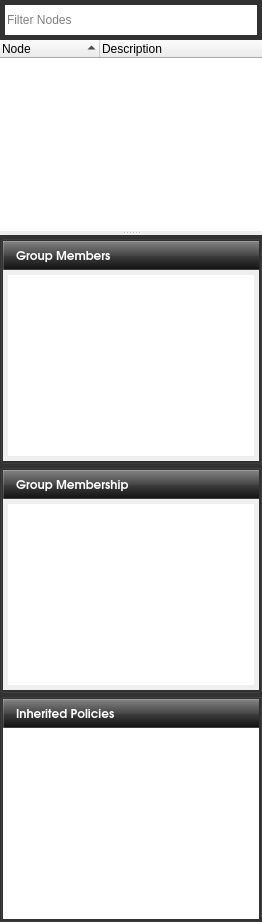
        <widget class="QStackedWidget" name="stackScreens">
         <property name="currentIndex">
          <number>0</number>
         </property>
         <widget class="QWidget" name="pageDomain">
          <layout class="QGridLayout" name="gridLayout_4">
           <property name="margin">
            <number>0</number>
           </property>
           <property name="spacing">
            <number>0</number>
           </property>
           <item row="1" column="0">
            <widget class="QSplitter" name="splitter_2">
             <property name="sizePolicy">
              <sizepolicy hsizetype="Preferred" vsizetype="Preferred">
               <horstretch>0</horstretch>
               <verstretch>0</verstretch>
              </sizepolicy>
             </property>
             <property name="orientation">
              <enum>Qt::Vertical</enum>
             </property>
             <property name="opaqueResize">
              <bool>false</bool>
             </property>
             <widget class="QWidget" name="widgetNodes" native="true">
              <property name="sizePolicy">
               <sizepolicy hsizetype="Preferred" vsizetype="Preferred">
                <horstretch>0</horstretch>
                <verstretch>0</verstretch>
               </sizepolicy>
              </property>
              <property name="minimumSize">
               <size>
                <width>0</width>
                <height>0</height>
               </size>
              </property>
              <property name="styleSheet">
               <string notr="true">#widgetNodes{background-color: rgb(50, 50, 50);}</string>
              </property>
              <layout class="QGridLayout" name="gridLayout_21">
               <property name="margin">
                <number>0</number>
               </property>
               <property name="spacing">
                <number>0</number>
               </property>
               <item row="1" column="0">
                <widget class="QTreeWidget" name="treeComputers">
                 <property name="sizePolicy">
                  <sizepolicy hsizetype="Expanding" vsizetype="Expanding">
                   <horstretch>0</horstretch>
                   <verstretch>2</verstretch>
                  </sizepolicy>
                 </property>
                 <property name="minimumSize">
                  <size>
                   <width>200</width>
                   <height>0</height>
                  </size>
                 </property>
                 <property name="font">
                  <font>
                   <pointsize>8</pointsize>
                  </font>
                 </property>
                 <property name="frameShape">
                  <enum>QFrame::NoFrame</enum>
                 </property>
                 <property name="alternatingRowColors">
                  <bool>false</bool>
                 </property>
                 <property name="selectionMode">
                  <enum>QAbstractItemView::ExtendedSelection</enum>
                 </property>
                 <property name="iconSize">
                  <size>
                   <width>15</width>
                   <height>15</height>
                  </size>
                 </property>
                 <property name="verticalScrollMode">
                  <enum>QAbstractItemView::ScrollPerPixel</enum>
                 </property>
                 <property name="horizontalScrollMode">
                  <enum>QAbstractItemView::ScrollPerPixel</enum>
                 </property>
                 <property name="autoExpandDelay">
                  <number>0</number>
                 </property>
                 <property name="uniformRowHeights">
                  <bool>true</bool>
                 </property>
                 <property name="sortingEnabled">
                  <bool>true</bool>
                 </property>
                 <property name="animated">
                  <bool>false</bool>
                 </property>
                 <property name="allColumnsShowFocus">
                  <bool>true</bool>
                 </property>
                 <property name="wordWrap">
                  <bool>true</bool>
                 </property>
                 <property name="headerHidden">
                  <bool>false</bool>
                 </property>
                 <property name="expandsOnDoubleClick">
                  <bool>true</bool>
                 </property>
                 <attribute name="headerVisible">
                  <bool>true</bool>
                 </attribute>
                 <attribute name="headerCascadingSectionResizes">
                  <bool>true</bool>
                 </attribute>
                 <attribute name="headerHighlightSections">
                  <bool>true</bool>
                 </attribute>
                 <attribute name="headerMinimumSectionSize">
                  <number>50</number>
                 </attribute>
                 <column>
                  <property name="text">
                   <string>Node</string>
                  </property>
                 </column>
                 <column>
                  <property name="text">
                   <string>Description</string>
                  </property>
                 </column>
                </widget>
               </item>
               <item row="0" column="0">
                <widget class="QLineEdit" name="lineFilterNodes">
                 <property name="minimumSize">
                  <size>
                   <width>0</width>
                   <height>40</height>
                  </size>
                 </property>
                 <property name="styleSheet">
                  <string notr="true">margin: 5px;</string>
                 </property>
                 <property name="frame">
                  <bool>false</bool>
                 </property>
                 <property name="placeholderText">
                  <string>Filter Nodes</string>
                 </property>
                </widget>
               </item>
              </layout>
             </widget>
             <widget class="QWidget" name="widgetDetails" native="true">
              <property name="sizePolicy">
               <sizepolicy hsizetype="Preferred" vsizetype="Preferred">
                <horstretch>0</horstretch>
                <verstretch>0</verstretch>
               </sizepolicy>
              </property>
              <property name="styleSheet">
               <string notr="true">#widgetDetails{background-color: rgb(50, 50, 50);}</string>
              </property>
              <layout class="QGridLayout" name="gridLayout_20">
               <property name="margin">
                <number>0</number>
               </property>
               <property name="spacing">
                <number>0</number>
               </property>
               <item row="2" column="0">
                <widget class="QGroupBox" name="groupInherited">
                 <property name="enabled">
                  <bool>true</bool>
                 </property>
                 <property name="sizePolicy">
                  <sizepolicy hsizetype="Preferred" vsizetype="Preferred">
                   <horstretch>0</horstretch>
                   <verstretch>0</verstretch>
                  </sizepolicy>
                 </property>
                 <property name="autoFillBackground">
                  <bool>false</bool>
                 </property>
                 <property name="title">
                  <string/>
                 </property>
                 <property name="flat">
                  <bool>true</bool>
                 </property>
                 <property name="checkable">
                  <bool>false</bool>
                 </property>
                 <layout class="QGridLayout" name="gridLayout_8">
                  <property name="margin">
                   <number>0</number>
                  </property>
                  <property name="spacing">
                   <number>0</number>
                  </property>
                  <item row="0" column="0">
                   <widget class="QLabel" name="label_14">
                    <property name="sizePolicy">
                     <sizepolicy hsizetype="Fixed" vsizetype="Preferred">
                      <horstretch>0</horstretch>
                      <verstretch>0</verstretch>
                     </sizepolicy>
                    </property>
                    <property name="styleSheet">
                     <string notr="true">background-color: qlineargradient(spread:pad, x1:0.5, y1:0, x2:0.5, y2:1, stop:0 rgba(132, 132, 132, 255), stop:0.501481 rgba(70, 70, 70, 255), stop:0.503057 rgba(62, 62, 62, 255), stop:1 rgba(16, 16, 16, 255));
color:rgb(255,255,255);
/*qlineargradient(spread:pad, x1:0.5, y1:1, x2:0.5, y2:0, stop:0 rgba(183, 100, 124, 255), stop:0.0212465 rgba(91, 33, 50, 255), stop:0.521739 rgba(152, 86, 105, 255), stop:0.527174 rgba(155, 98, 115, 255), stop:0.983696 rgba(184, 141, 153, 255), stop:1 rgba(220, 173, 186, 255));*/
/*background-color: qlineargradient(spread:pad, x1:1, y1:1, x2:0, y2:0, stop:0 rgba(219, 219, 219, 100), stop:1 rgba(255, 255, 255, 100));*/
border-top: 1px solid rgba(255,255,255,50);
border-right: 0px solid rgba(255,255,255,50);
border-bottom: 1px solid rgba(255,255,255,50);
border-left: 1px solid rgba(255,255,255,50);
padding-left: 5px;</string>
                    </property>
                    <property name="text">
                     <string/>
                    </property>
                    <property name="pixmap">
                     <pixmap resource="data.qrc">:/icons/computer16.png</pixmap>
                    </property>
                    <property name="scaledContents">
                     <bool>false</bool>
                    </property>
                    <property name="margin">
                     <number>0</number>
                    </property>
                    <property name="indent">
                     <number>0</number>
                    </property>
                   </widget>
                  </item>
                  <item row="0" column="1">
                   <widget class="QLabel" name="label_8">
                    <property name="sizePolicy">
                     <sizepolicy hsizetype="Preferred" vsizetype="Preferred">
                      <horstretch>0</horstretch>
                      <verstretch>0</verstretch>
                     </sizepolicy>
                    </property>
                    <property name="minimumSize">
                     <size>
                      <width>0</width>
                      <height>29</height>
                     </size>
                    </property>
                    <property name="maximumSize">
                     <size>
                      <width>16777215</width>
                      <height>29</height>
                     </size>
                    </property>
                    <property name="font">
                     <font>
                      <family>URW Gothic L</family>
                      <pointsize>9</pointsize>
                      <weight>75</weight>
                      <bold>true</bold>
                      <underline>false</underline>
                     </font>
                    </property>
                    <property name="styleSheet">
                     <string notr="true">background-color: qlineargradient(spread:pad, x1:0.5, y1:0, x2:0.5, y2:1, stop:0 rgba(132, 132, 132, 255), stop:0.501481 rgba(70, 70, 70, 255), stop:0.503057 rgba(62, 62, 62, 255), stop:1 rgba(16, 16, 16, 255));
color:rgb(255,255,255);
/*qlineargradient(spread:pad, x1:0.5, y1:1, x2:0.5, y2:0, stop:0 rgba(183, 100, 124, 255), stop:0.0212465 rgba(91, 33, 50, 255), stop:0.521739 rgba(152, 86, 105, 255), stop:0.527174 rgba(155, 98, 115, 255), stop:0.983696 rgba(184, 141, 153, 255), stop:1 rgba(220, 173, 186, 255));*/
/*background-color: qlineargradient(spread:pad, x1:1, y1:1, x2:0, y2:0, stop:0 rgba(219, 219, 219, 100), stop:1 rgba(255, 255, 255, 100));*/
border-top: 1px solid rgba(255,255,255,50);
border-right: 0px solid rgba(255,255,255,50);
border-bottom: 1px solid rgba(255,255,255,50);
border-left: 0px solid rgba(255,255,255,50);</string>
                    </property>
                    <property name="text">
                     <string>Inherited Policies</string>
                    </property>
                    <property name="margin">
                     <number>5</number>
                    </property>
                    <property name="indent">
                     <number>0</number>
                    </property>
                   </widget>
                  </item>
                  <item row="1" column="0" colspan="2">
                   <widget class="QTreeWidget" name="treeApplied">
                    <property name="sizePolicy">
                     <sizepolicy hsizetype="Expanding" vsizetype="Expanding">
                      <horstretch>0</horstretch>
                      <verstretch>2</verstretch>
                     </sizepolicy>
                    </property>
                    <property name="minimumSize">
                     <size>
                      <width>200</width>
                      <height>0</height>
                     </size>
                    </property>
                    <property name="font">
                     <font>
                      <pointsize>8</pointsize>
                     </font>
                    </property>
                    <property name="frameShape">
                     <enum>QFrame::NoFrame</enum>
                    </property>
                    <property name="alternatingRowColors">
                     <bool>false</bool>
                    </property>
                    <property name="selectionMode">
                     <enum>QAbstractItemView::ExtendedSelection</enum>
                    </property>
                    <property name="iconSize">
                     <size>
                      <width>15</width>
                      <height>15</height>
                     </size>
                    </property>
                    <property name="verticalScrollMode">
                     <enum>QAbstractItemView::ScrollPerPixel</enum>
                    </property>
                    <property name="horizontalScrollMode">
                     <enum>QAbstractItemView::ScrollPerPixel</enum>
                    </property>
                    <property name="autoExpandDelay">
                     <number>0</number>
                    </property>
                    <property name="uniformRowHeights">
                     <bool>true</bool>
                    </property>
                    <property name="sortingEnabled">
                     <bool>true</bool>
                    </property>
                    <property name="animated">
                     <bool>false</bool>
                    </property>
                    <property name="allColumnsShowFocus">
                     <bool>true</bool>
                    </property>
                    <property name="wordWrap">
                     <bool>true</bool>
                    </property>
                    <property name="headerHidden">
                     <bool>true</bool>
                    </property>
                    <property name="expandsOnDoubleClick">
                     <bool>true</bool>
                    </property>
                    <property name="columnCount">
                     <number>1</number>
                    </property>
                    <attribute name="headerVisible">
                     <bool>false</bool>
                    </attribute>
                    <attribute name="headerCascadingSectionResizes">
                     <bool>true</bool>
                    </attribute>
                    <attribute name="headerHighlightSections">
                     <bool>true</bool>
                    </attribute>
                    <attribute name="headerMinimumSectionSize">
                     <number>50</number>
                    </attribute>
                    <column>
                     <property name="text">
                      <string notr="true">1</string>
                     </property>
                    </column>
                   </widget>
                  </item>
                 </layout>
                </widget>
               </item>
               <item row="0" column="0">
                <widget class="QGroupBox" name="groupGMembers">
                 <property name="sizePolicy">
                  <sizepolicy hsizetype="Preferred" vsizetype="Preferred">
                   <horstretch>0</horstretch>
                   <verstretch>0</verstretch>
                  </sizepolicy>
                 </property>
                 <property name="title">
                  <string/>
                 </property>
                 <property name="flat">
                  <bool>true</bool>
                 </property>
                 <layout class="QGridLayout" name="gridLayout_9">
                  <property name="margin">
                   <number>0</number>
                  </property>
                  <property name="spacing">
                   <number>0</number>
                  </property>
                  <item row="1" column="0" colspan="3">
                   <widget class="QListWidget" name="listGroupMembers">
                    <property name="sizePolicy">
                     <sizepolicy hsizetype="Preferred" vsizetype="Preferred">
                      <horstretch>0</horstretch>
                      <verstretch>1</verstretch>
                     </sizepolicy>
                    </property>
                    <property name="font">
                     <font>
                      <pointsize>8</pointsize>
                      <underline>false</underline>
                      <strikeout>false</strikeout>
                     </font>
                    </property>
                    <property name="styleSheet">
                     <string notr="true">#listGroupMembers { padding: 5px; font-size: 8pt}</string>
                    </property>
                    <property name="frameShape">
                     <enum>QFrame::NoFrame</enum>
                    </property>
                   </widget>
                  </item>
                  <item row="0" column="0">
                   <widget class="QLabel" name="label_12">
                    <property name="sizePolicy">
                     <sizepolicy hsizetype="Fixed" vsizetype="Preferred">
                      <horstretch>0</horstretch>
                      <verstretch>0</verstretch>
                     </sizepolicy>
                    </property>
                    <property name="styleSheet">
                     <string notr="true">background-color: qlineargradient(spread:pad, x1:0.5, y1:0, x2:0.5, y2:1, stop:0 rgba(132, 132, 132, 255), stop:0.501481 rgba(70, 70, 70, 255), stop:0.503057 rgba(62, 62, 62, 255), stop:1 rgba(16, 16, 16, 255));
color:rgb(255,255,255);
/*qlineargradient(spread:pad, x1:0.5, y1:1, x2:0.5, y2:0, stop:0 rgba(183, 100, 124, 255), stop:0.0212465 rgba(91, 33, 50, 255), stop:0.521739 rgba(152, 86, 105, 255), stop:0.527174 rgba(155, 98, 115, 255), stop:0.983696 rgba(184, 141, 153, 255), stop:1 rgba(220, 173, 186, 255));*/
/*background-color: qlineargradient(spread:pad, x1:1, y1:1, x2:0, y2:0, stop:0 rgba(219, 219, 219, 100), stop:1 rgba(255, 255, 255, 100));*/
border-top: 1px solid rgba(255,255,255,50);
border-right: 0px solid rgba(255,255,255,50);
border-bottom: 1px solid rgba(255,255,255,50);
border-left: 1px solid rgba(255,255,255,50);
padding-left: 5px;</string>
                    </property>
                    <property name="text">
                     <string/>
                    </property>
                    <property name="pixmap">
                     <pixmap resource="data.qrc">:/icons/computer16.png</pixmap>
                    </property>
                    <property name="scaledContents">
                     <bool>false</bool>
                    </property>
                    <property name="margin">
                     <number>0</number>
                    </property>
                    <property name="indent">
                     <number>0</number>
                    </property>
                   </widget>
                  </item>
                  <item row="0" column="1" colspan="2">
                   <widget class="QLabel" name="label_9">
                    <property name="sizePolicy">
                     <sizepolicy hsizetype="Preferred" vsizetype="Preferred">
                      <horstretch>0</horstretch>
                      <verstretch>0</verstretch>
                     </sizepolicy>
                    </property>
                    <property name="minimumSize">
                     <size>
                      <width>0</width>
                      <height>29</height>
                     </size>
                    </property>
                    <property name="maximumSize">
                     <size>
                      <width>16777215</width>
                      <height>29</height>
                     </size>
                    </property>
                    <property name="font">
                     <font>
                      <family>URW Gothic L</family>
                      <pointsize>9</pointsize>
                      <weight>75</weight>
                      <bold>true</bold>
                      <underline>false</underline>
                     </font>
                    </property>
                    <property name="styleSheet">
                     <string notr="true">background-color: qlineargradient(spread:pad, x1:0.5, y1:0, x2:0.5, y2:1, stop:0 rgba(132, 132, 132, 255), stop:0.501481 rgba(70, 70, 70, 255), stop:0.503057 rgba(62, 62, 62, 255), stop:1 rgba(16, 16, 16, 255));
color:rgb(255,255,255);
/*qlineargradient(spread:pad, x1:0.5, y1:1, x2:0.5, y2:0, stop:0 rgba(183, 100, 124, 255), stop:0.0212465 rgba(91, 33, 50, 255), stop:0.521739 rgba(152, 86, 105, 255), stop:0.527174 rgba(155, 98, 115, 255), stop:0.983696 rgba(184, 141, 153, 255), stop:1 rgba(220, 173, 186, 255));*/
/*background-color: qlineargradient(spread:pad, x1:1, y1:1, x2:0, y2:0, stop:0 rgba(219, 219, 219, 100), stop:1 rgba(255, 255, 255, 100));*/
border-top: 1px solid rgba(255,255,255,50);
border-right: 0px solid rgba(255,255,255,50);
border-bottom: 1px solid rgba(255,255,255,50);
border-left: 0px solid rgba(255,255,255,50);</string>
                    </property>
                    <property name="text">
                     <string>Group Members</string>
                    </property>
                    <property name="margin">
                     <number>5</number>
                    </property>
                    <property name="indent">
                     <number>0</number>
                    </property>
                   </widget>
                  </item>
                 </layout>
                </widget>
               </item>
               <item row="1" column="0">
                <widget class="QGroupBox" name="groupGMembership">
                 <property name="sizePolicy">
                  <sizepolicy hsizetype="Preferred" vsizetype="Preferred">
                   <horstretch>0</horstretch>
                   <verstretch>0</verstretch>
                  </sizepolicy>
                 </property>
                 <property name="title">
                  <string/>
                 </property>
                 <property name="alignment">
                  <set>Qt::AlignLeading|Qt::AlignLeft|Qt::AlignVCenter</set>
                 </property>
                 <property name="flat">
                  <bool>true</bool>
                 </property>
                 <layout class="QGridLayout" name="gridLayout_2">
                  <property name="margin">
                   <number>0</number>
                  </property>
                  <property name="spacing">
                   <number>0</number>
                  </property>
                  <item row="0" column="0">
                   <widget class="QLabel" name="label_13">
                    <property name="sizePolicy">
                     <sizepolicy hsizetype="Fixed" vsizetype="Preferred">
                      <horstretch>0</horstretch>
                      <verstretch>0</verstretch>
                     </sizepolicy>
                    </property>
                    <property name="styleSheet">
                     <string notr="true">background-color: qlineargradient(spread:pad, x1:0.5, y1:0, x2:0.5, y2:1, stop:0 rgba(132, 132, 132, 255), stop:0.501481 rgba(70, 70, 70, 255), stop:0.503057 rgba(62, 62, 62, 255), stop:1 rgba(16, 16, 16, 255));
color:rgb(255,255,255);
/*qlineargradient(spread:pad, x1:0.5, y1:1, x2:0.5, y2:0, stop:0 rgba(183, 100, 124, 255), stop:0.0212465 rgba(91, 33, 50, 255), stop:0.521739 rgba(152, 86, 105, 255), stop:0.527174 rgba(155, 98, 115, 255), stop:0.983696 rgba(184, 141, 153, 255), stop:1 rgba(220, 173, 186, 255));*/
/*background-color: qlineargradient(spread:pad, x1:1, y1:1, x2:0, y2:0, stop:0 rgba(219, 219, 219, 100), stop:1 rgba(255, 255, 255, 100));*/
border-top: 1px solid rgba(255,255,255,50);
border-right: 0px solid rgba(255,255,255,50);
border-bottom: 1px solid rgba(255,255,255,50);
border-left: 1px solid rgba(255,255,255,50);
padding-left: 5px;</string>
                    </property>
                    <property name="text">
                     <string/>
                    </property>
                    <property name="pixmap">
                     <pixmap resource="data.qrc">:/icons/computer16.png</pixmap>
                    </property>
                    <property name="scaledContents">
                     <bool>false</bool>
                    </property>
                    <property name="margin">
                     <number>0</number>
                    </property>
                    <property name="indent">
                     <number>0</number>
                    </property>
                   </widget>
                  </item>
                  <item row="0" column="1" colspan="2">
                   <widget class="QLabel" name="label_11">
                    <property name="sizePolicy">
                     <sizepolicy hsizetype="Preferred" vsizetype="Preferred">
                      <horstretch>0</horstretch>
                      <verstretch>0</verstretch>
                     </sizepolicy>
                    </property>
                    <property name="minimumSize">
                     <size>
                      <width>0</width>
                      <height>29</height>
                     </size>
                    </property>
                    <property name="maximumSize">
                     <size>
                      <width>16777215</width>
                      <height>29</height>
                     </size>
                    </property>
                    <property name="font">
                     <font>
                      <family>URW Gothic L</family>
                      <pointsize>9</pointsize>
                      <weight>75</weight>
                      <bold>true</bold>
                      <underline>false</underline>
                     </font>
                    </property>
                    <property name="styleSheet">
                     <string notr="true">background-color: qlineargradient(spread:pad, x1:0.5, y1:0, x2:0.5, y2:1, stop:0 rgba(132, 132, 132, 255), stop:0.501481 rgba(70, 70, 70, 255), stop:0.503057 rgba(62, 62, 62, 255), stop:1 rgba(16, 16, 16, 255));
color:rgb(255,255,255);
/*qlineargradient(spread:pad, x1:0.5, y1:1, x2:0.5, y2:0, stop:0 rgba(183, 100, 124, 255), stop:0.0212465 rgba(91, 33, 50, 255), stop:0.521739 rgba(152, 86, 105, 255), stop:0.527174 rgba(155, 98, 115, 255), stop:0.983696 rgba(184, 141, 153, 255), stop:1 rgba(220, 173, 186, 255));*/
/*background-color: qlineargradient(spread:pad, x1:1, y1:1, x2:0, y2:0, stop:0 rgba(219, 219, 219, 100), stop:1 rgba(255, 255, 255, 100));*/
border-top: 1px solid rgba(255,255,255,50);
border-right: 0px solid rgba(255,255,255,50);
border-bottom: 1px solid rgba(255,255,255,50);
border-left: 0px solid rgba(255,255,255,50);</string>
                    </property>
                    <property name="text">
                     <string>Group Membership</string>
                    </property>
                    <property name="margin">
                     <number>5</number>
                    </property>
                    <property name="indent">
                     <number>0</number>
                    </property>
                   </widget>
                  </item>
                  <item row="1" column="0" colspan="3">
                   <widget class="QListWidget" name="listGMemberships">
                    <property name="sizePolicy">
                     <sizepolicy hsizetype="Preferred" vsizetype="Preferred">
                      <horstretch>0</horstretch>
                      <verstretch>1</verstretch>
                     </sizepolicy>
                    </property>
                    <property name="font">
                     <font>
                      <pointsize>8</pointsize>
                      <underline>false</underline>
                      <strikeout>false</strikeout>
                     </font>
                    </property>
                    <property name="styleSheet">
                     <string notr="true">#listGMemberships { padding: 5px; font-size: 8pt}</string>
                    </property>
                    <property name="frameShape">
                     <enum>QFrame::NoFrame</enum>
                    </property>
                   </widget>
                  </item>
                 </layout>
                </widget>
               </item>
              </layout>
             </widget>
            </widget>
           </item>
          </layout>
         </widget>
        </widget>
